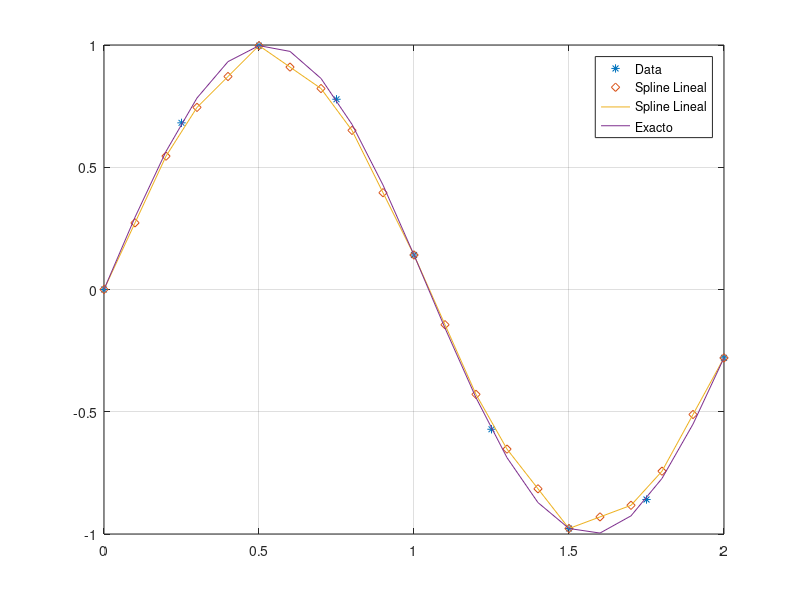

The MATLAB script that drew this image:
% clc
% clear all
% x=0:0.5:2
% y=sin(3*x)
% xx=0:0.1:2
% yy=interp1(x, y, xx,'linear')
% ye=sin(3*x);
% plot(x,y,'*',xx,yy,'d',xx,yy,xx,ye)
% grid
% legend('Data','Spline Linear1','Spline Lineal', 'Exacto')
% err_max=max(abs(ye-yy))


% programa10.m
% Interpolacion segmentaria lineal

clc
clear all
x=0:0.25:2
y=sin(3*x)
xx=0:0.1:2
yy=interp1(x,y,xx,'linear')
ye=sin(3*xx);
plot(x,y,'*',xx,yy,'d',xx,yy,xx,ye)
grid
legend('Data','Spline Lineal','Spline Lineal','Exacto')
err_max=max(abs(ye-yy))